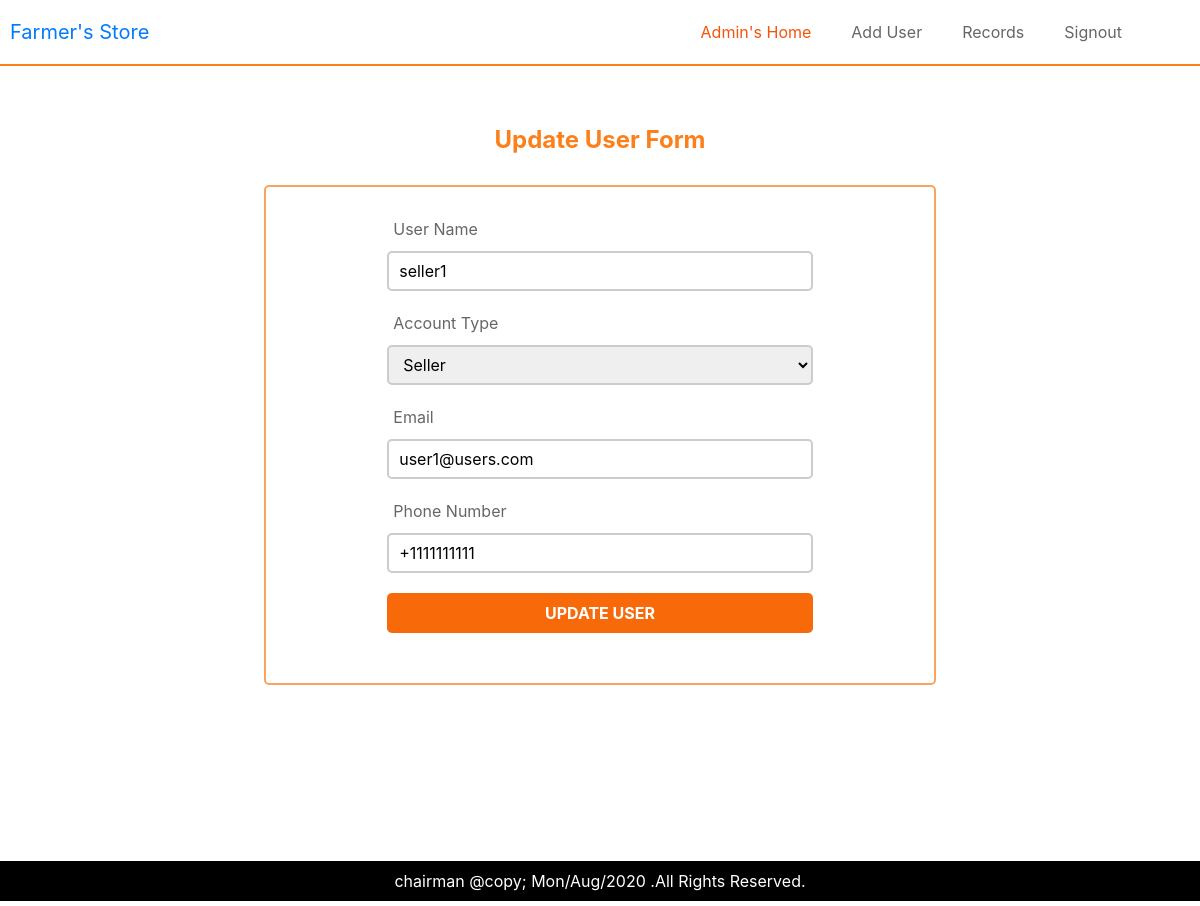
Page /admin/update_user_records.php?username=seller1 (signed in) on the committed database.
### tables this page shows
CREATE TABLE `users` (
  `id` int(11) NOT NULL,
  `username` varchar(255) NOT NULL,
  `email` varchar(25) NOT NULL,
  `phone` varchar(255) NOT NULL,
  `account_type` varchar(20) NOT NULL,
  `password` varchar(255) NOT NULL
);

### init.php (called while the page is built, shortened)
<?php
function validate($string)
{
    $string = trim($string);
    $string = htmlspecialchars($string);
    $string = addslashes($string);
    return $string;
}

### admin/update_user_records.php (the view, shortened to what this page needs)
<?php
include_once "../init.php";
include_once "./_header.php";
$user = validate($_GET['username']);
$sql = "SELECT * FROM users WHERE username = '$user'";
$query = mysqli_query($connection, $sql);
$user_data = [];
if ($query) {
    $user_data = mysqli_fetch_all($query, $resulttype = MYSQLI_ASSOC)[0];
}
?>
<section class="add-produce">
    <div class="produce-box">
        <h4 class="produce-h">update user form</h4>
        <form action="update_user_records.php" class="form2" method="post">
            <div>
                <div class="form2-label">user name</div>
                <input type="text" id="form2-input" name="username" required value="<?= $user_data['username'] ?>">
            </div>
            <div>
                <div class="form2-label">account type</div>
                <select name="account_type" id="form2-input" required>
                    <option value="seller" <?php if ($user_data['account_type'] == 'seller') echo 'selected'; ?>>Seller</option>
                </select>
            </div>
            <div>
                <div class="form2-label">email</div>
                <input name="email" type="email" id="form2-input" required value="<?= $user_data['email'] ?>">
            </div>
            <div>
                <div class="form2-label">phone number</div>
                <input name="phone" type="text" id="form2-input" required value="<?= $user_data['phone'] ?>">
            </div>
            <div>
                <input name="submit" type="submit" value="Update User" id="form2-submit">
            </div>
        </form>
    </div>
</section>
</div>
<?php include_once '../footer.php'; ?>
</body>
</html>

### css/style.css (style rules this page uses)
* { padding: 0; margin: 0; }
body { width: 100%; height: 100%; margin: auto; background-color: #fff; }
.form2 { width: 70%; border: 2px solid #f8a460; border-radius: 5px; margin: auto; padding: 30px; margin-bottom: 60px; }
.form2-label { margin-left: 16%; text-transform: capitalize; color: #666; margin-bottom: 10px; }
#form2-input { width: 70%; height: 40px; outline: none; border: 2px solid #ccc; border-radius: 5px; margin-bottom: 20px; margin-left: 15%; padding-left: 10px; }
#form2-submit { width: 70%; height: 40px; outline: none; border: none; border-radius: 5px; margin-bottom: 20px; margin-left: 15%; background-color: #f86909; text-transform: uppercase; color: #fff; font-weight: bold; cursor: pointer; }
.add-produce { width: 80%; min-height: 90vh; margin: auto; margin-top: 60px; margin-bottom: 60px; }
.produce-h { text-align: center; text-transform: capitalize; font-weight: bold; color: #fc7f19; margin-bottom: 30px; }

### rows in the picture
users: username "seller1", account_type "Seller", email "user1@users.com", phone "+1111111111"
